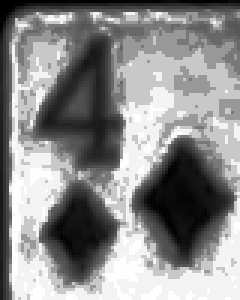
#> input picture card_templates/4 Of Diamonds.png, 80 x 100 px, given in place of the camera (shown 3 times larger)
$ python debug_detection.py
#> lines starting #> are read from the running program, lines starting #| are printed output that depends on the picture; after the words box and inside, x2 and y2 are one past the last pixel; in counts of white or black regions, pixels touching at a corner belong together
import cv2
import numpy as np

def debug_card_detection():
    """Simple debug script to test card detection"""

    # Initialize camera
    camera = cv2.VideoCapture(0)
    camera.set(cv2.CAP_PROP_FRAME_WIDTH, 1280)
    camera.set(cv2.CAP_PROP_FRAME_HEIGHT, 720)

    print("Debug Card Detection")
    print("Press 's' to save current frame")
    print("Press 'q' to quit")
    print("Adjust these values if no cards detected:")

    # Adjustable parameters
    min_area = 3000      # Lower = detect smaller objects
    max_area = 80000     # Higher = detect larger objects
    min_aspect = 0.4     # Lower = detect more rectangular shapes
    max_aspect = 1.0     # Higher = detect more square shapes

    print(f"Current settings:")
    print(f"  Min area: {min_area}")
    print(f"  Max area: {max_area}")
    print(f"  Aspect ratio: {min_aspect} - {max_aspect}")

    while True:
        ret, frame = camera.read()
#> frame is the input picture: shape (100, 80, 3); min 0, max 255, mean 138.8
        if not ret:
            continue

        # Convert to grayscale
        gray = cv2.cvtColor(frame, cv2.COLOR_BGR2GRAY)

        # Multiple threshold methods to see which works best

        # Method 1: Simple threshold
        _, thresh1 = cv2.threshold(gray, 127, 255, cv2.THRESH_BINARY)
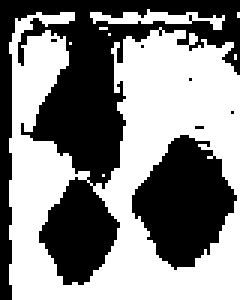
#> thresh1: shape (100, 80) (shown 3 times larger); 53% white; 7 black regions (5 under 20 px), largest, box (x1, y1, x2, y2) and area: (0, 0, 80, 100) 2771, (44, 45, 79, 90) 984

        # Method 2: Adaptive threshold
        thresh2 = cv2.adaptiveThreshold(gray, 255, cv2.ADAPTIVE_THRESH_GAUSSIAN_C, cv2.THRESH_BINARY, 11, 2)
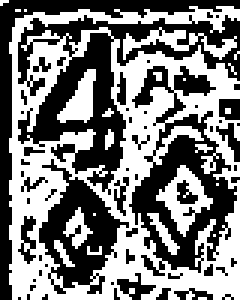
#> thresh2: shape (100, 80) (shown 3 times larger); 48.8% white; 23 white regions (16 under 20 px), largest, box (x1, y1, x2, y2) and area: (3, 2, 80, 100) 3255, (52, 55, 71, 79) 177, (41, 9, 79, 20) 143

        # Method 3: Otsu's threshold
        _, thresh3 = cv2.threshold(gray, 0, 255, cv2.THRESH_BINARY + cv2.THRESH_OTSU)

        # Try detection with each method
        for i, thresh in enumerate([thresh1, thresh2, thresh3], 1):
            contours, _ = cv2.findContours(thresh, cv2.RETR_EXTERNAL, cv2.CHAIN_APPROX_SIMPLE)

            card_count = 0
            for contour in contours:
                area = cv2.contourArea(contour)

                if min_area < area < max_area:
                    x, y, w, h = cv2.boundingRect(contour)
                    aspect_ratio = float(w) / h

                    if min_aspect < aspect_ratio < max_aspect:
                        card_count += 1
                        # Draw rectangle around detected card
                        color = [(255, 0, 0), (0, 255, 0), (0, 0, 255)][i-1]  # Different color for each method
                        cv2.rectangle(frame, (x, y), (x + w, y + h), color, 2)

                        # Add text
                        cv2.putText(frame, f"Method{i}: {int(area)}", (x, y-10),
                                   cv2.FONT_HERSHEY_SIMPLEX, 0.6, color, 2)
#> this loop made 3 passes
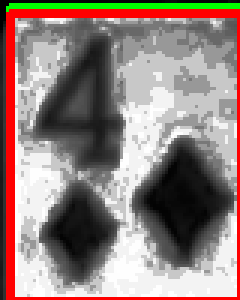
#> frame: shape (100, 80, 3) (shown 3 times larger); 10.49% of pixels changed, all inside (x1, y1, x2, y2) = (2, 1, 80, 100)

        # Add info to frame
        cv2.putText(frame, "Blue=Simple, Green=Adaptive, Red=Otsu", (10, 30),
                   cv2.FONT_HERSHEY_SIMPLEX, 0.7, (255, 255, 255), 2)

        total_contours = len(contours)
#> total_contours = 8
        cv2.putText(frame, f"Total contours found: {total_contours}", (10, 70),
                   cv2.FONT_HERSHEY_SIMPLEX, 0.7, (255, 255, 255), 2)
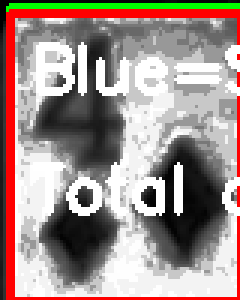
#> frame: shape (100, 80, 3) (shown 3 times larger); mean B, G, R 139.5, 144.5, 160.8

        # Show the frame
        cv2.imshow('Card Detection Debug', frame)
        cv2.imshow('Grayscale', gray)
        cv2.imshow('Thresholded', thresh2)  # Show adaptive threshold

        key = cv2.waitKey(1) & 0xFF
#> (key q is pressed here)
        if key == ord('q'):
            break
        elif key == ord('s'):
            cv2.imwrite('debug_frame.jpg', frame)
            cv2.imwrite('debug_gray.jpg', gray)
            cv2.imwrite('debug_thresh.jpg', thresh2)
            print("Frames saved!")

    camera.release()
    cv2.destroyAllWindows()

if __name__ == "__main__":
    debug_card_detection()

$ run again, on card_templates/7 Of Hears.png
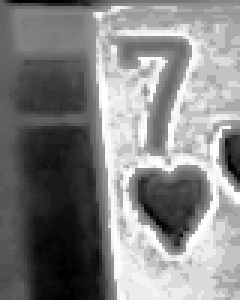
#> input picture card_templates/7 Of Hears.png, 80 x 100 px, given in place of the camera (shown 3 times larger)
#> in debug_card_detection, frame is the input picture: shape (100, 80, 3); min 0, max 255, mean 132
#> thresh1: shape (100, 80); 50.6% white; 4 black regions, box (x1, y1, x2, y2) and area: (0, 0, 69, 100) 3220, (44, 57, 69, 84) 446, (41, 14, 62, 50) 192, (74, 43, 80, 63) 94
#> thresh2: shape (100, 80); 53.2% white; 52 black regions (36 under 20 px), largest, box (x1, y1, x2, y2) and area: (3, 5, 39, 100) 1310, (34, 11, 64, 55) 533, (42, 55, 71, 85) 415
#> thresh3: shape (100, 80); 46.6% white; 1 white region, box (x1, y1, x2, y2) and area: (29, 1, 80, 100) 3730
#> the loop in debug_card_detection, `for i, thresh in enumerate([thresh1, thresh2, thresh3], 1):` made 3 passes
#> after the loop in debug_card_detection, `for i, thresh in enumerate([thresh1, thresh2, thresh3], 1):`:
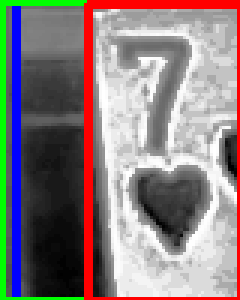
#> frame: shape (100, 80, 3) (shown 3 times larger); 14.51% of pixels changed, all inside (x1, y1, x2, y2) = (0, 0, 80, 100)
#> total_contours = 1
#> in debug_card_detection, `cv2.putText(frame, f"Total contours found: {total_contours}", (10, 70)..`:
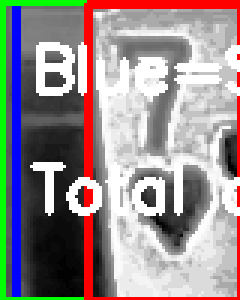
#> frame: shape (100, 80, 3) (shown 3 times larger); mean B, G, R 142.9, 142.6, 150.9

$ run again, on card_templates/8 Of Clubs.png
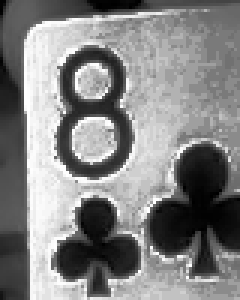
#> input picture card_templates/8 Of Clubs.png, 80 x 100 px, given in place of the camera (shown 3 times larger)
#> in debug_card_detection, frame is the input picture: shape (100, 80, 3); min 0, max 255, mean 131.6
#> in debug_card_detection, `_, thresh1 = cv2.threshold(gray, 127, 255, cv2.THRESH_BINARY)`:
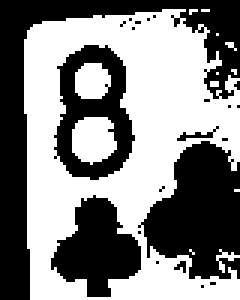
#> thresh1: shape (100, 80) (shown 3 times larger); 52% white; 22 black regions (17 under 20 px), largest, box (x1, y1, x2, y2) and area: (0, 0, 80, 100) 1544, (46, 47, 80, 93) 1024, (18, 15, 45, 60) 611, (17, 65, 47, 99) 608, (59, 42, 73, 47) 21
#> thresh2: shape (100, 80); 49% white; 37 white regions (27 under 20 px), largest, box (x1, y1, x2, y2) and area: (8, 1, 80, 100) 3025, (0, 38, 7, 78) 182, (1, 0, 29, 26) 160
#> the loop in debug_card_detection, `for i, thresh in enumerate([thresh1, thresh2, thresh3], 1):` made 3 passes
#> total_contours = 11
#> in debug_card_detection, `cv2.putText(frame, f"Total contours found: {total_contours}", (10, 70)..`:
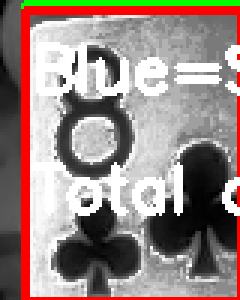
#> frame: shape (100, 80, 3) (shown 3 times larger); mean B, G, R 131.9, 136.6, 152.7
